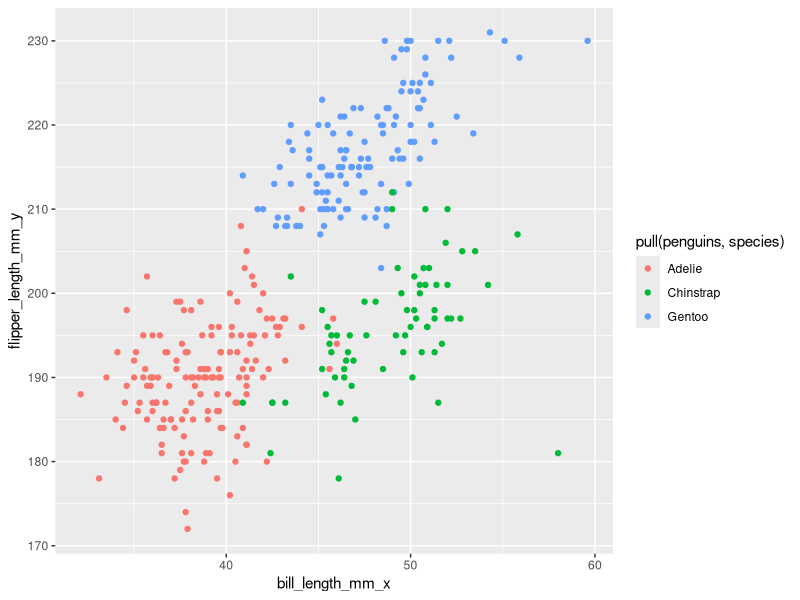
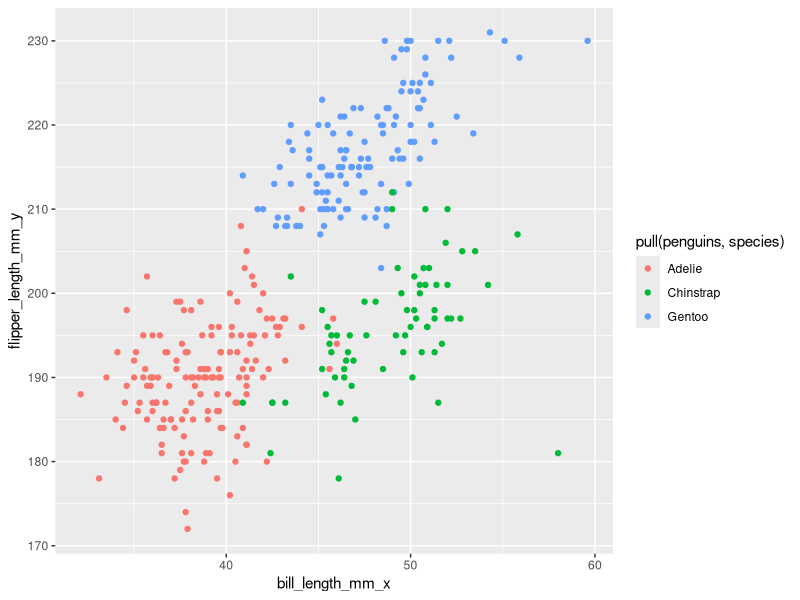

R code for these plots, in order:
## ---- chunk 1
library(tidyverse)
## ---- chunk 2
data("penguins", package = "palmerpenguins")
## ---- chunk 3
plot_penguins =
  tibble(
    bill_length_mm_x = pull(penguins, bill_length_mm),
    flipper_length_mm_y = pull(penguins, flipper_length_mm)
  )
ggplot(plot_penguins, aes(x=bill_length_mm_x, y=flipper_length_mm_y, color = pull(penguins, species))) + geom_point()

ggsave("penguins_scatter_plot.pdf", height = 4, width = 6)
## ---- chunk 4
hw1_prob2_df = tibble(
  rand_samp = rnorm(10),
  vec_logical = rand_samp > 0,
  vec_char = c(sample(LETTERS, 10, replace=FALSE)),
  vec_factor = factor(c("a","b","c","a","b","c","a","b","c","a"))
)
hw1_prob2_df
## ---- chunk 5
mean(pull(hw1_prob2_df, rand_samp))
mean(pull(hw1_prob2_df, vec_logical))
mean(pull(hw1_prob2_df, vec_char))
mean(pull(hw1_prob2_df, vec_factor))
